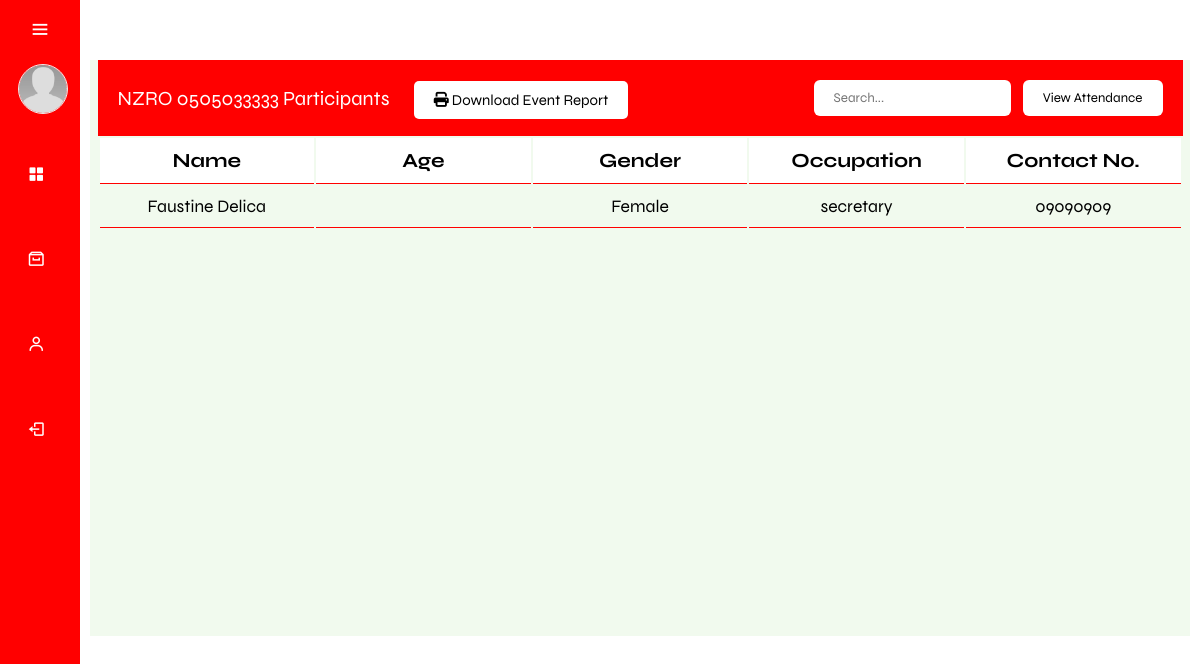
/admin/participants_check.php?eventTitle=NZRO 0505033333, run on the app's committed database.
### tables this page shows
CREATE TABLE `eventparticipants` (
  `participant_id` int(11) NOT NULL,
  `event_id` int(11) DEFAULT NULL,
  `UserID` int(11) DEFAULT NULL
);

CREATE TABLE `user` (
  `UserID` int(15) NOT NULL,
  `LastName` varchar(50) NOT NULL,
  `FirstName` varchar(50) NOT NULL,
  `MI` varchar(2) NOT NULL,
  `Gender` varchar(50) NOT NULL,
  `Age` int(50) DEFAULT NULL,
  `Email` varchar(100) NOT NULL,
  `Password` varchar(255) NOT NULL,
  `ContactNo` varchar(15) NOT NULL,
  `Address` varchar(200) DEFAULT NULL,
  `Affiliation` varchar(50) NOT NULL,
  `Position` varchar(50) NOT NULL,
  `Image` varchar(250) DEFAULT NULL,
  `EducationalAttainment` varchar(200) DEFAULT NULL,
  `Role` varchar(50) NOT NULL
);

### admin/participants_check.php (the view, shortened to what this page needs)
<?php
include('../function/F.participants_retrieve.php');
$eventTitle = isset($_GET['eventTitle']) ? urldecode($_GET['eventTitle']) : null;
$eventDetailsSql = "SELECT event_id, event_type, event_mode, date_start, date_end FROM events WHERE event_title = ?";
$eventDetailsStmt = $conn->prepare($eventDetailsSql);
$eventDetailsStmt->bind_param("s", $eventTitle);
$eventDetailsStmt->execute();
$eventDetailsResult = $eventDetailsStmt->get_result();
$eventDetailsRow = $eventDetailsResult->fetch_assoc();
if ($eventDetailsRow) {
    $eventId = $eventDetailsRow['event_id'];
} else {
    die("Event not found.");
}
$participantsSql = "SELECT user.FirstName, user.LastName, user.Age, user.Gender, user.Email, user.Affiliation, user.Position, user.Image, user.ContactNo, user.EducationalAttainment, eventParticipants.UserID FROM eventParticipants INNER JOIN user ON eventParticipants.UserID = user.UserID WHERE eventParticipants.event_id = ?";
$participantsStmt = $conn->prepare($participantsSql);
$participantsStmt->bind_param("i", $eventId);
$participantsStmt->execute();
$participantsResult = $participantsStmt->get_result();
?>
<!DOCTYPE html>
<html lang="en">
<head>
    <link href='https://unpkg.com/boxicons@2.1.4/css/boxicons.min.css' rel='stylesheet'>
    <link rel="stylesheet" href="css/main.css">
</head>
<body>
    <div class="sidebar">
        <div class="top">
            <i class="bx bx-menu" id="btnn"></i>
        </div>
        <div class="user">
            <?php if (!empty($Image)): ?>
                <img src="../assets/img/profilePhoto/<?php echo $Image; ?>" alt="user" class="user-img">
            <?php else: ?>
                <img src="../assets/img/profile.jpg" alt="default user" class="user-img">
            <?php endif; ?>
            <div>
            </div>
        </div>
        <ul>
            <li class="nav-sidebar">
                <a href="adminDashboard.php">
                    <i class="bx bxs-grid-alt"></i>
                </a>
            </li>
            <li class="events-side2 nav-sidebar">
                <a href="#" class="a-events">
                    <i class='bx bx-archive'></i>
                </a>
            </li>
            <li class="events-side nav-sidebar">
                <a href="#" class="a-events">
                    <i class='bx bx-user'></i>
                </a>
            </li>
            <li class="nav-sidebar">
                <a href="../login.php">
                    <i class="bx bx-log-out"></i>
                </a>
            </li>
        </ul>
    </div>
    <div class="main-content">
        <div class="containerr">
            <div class="tables container">
                <div class="table_header">
                    <p>
                        <?php echo isset($eventTitle) ? htmlspecialchars($eventTitle) . ' Participants' : 'Event Title Here'; ?>
                        <a style="margin-left:2rem;" href="#" class="download-button"
                            onclick="confirmDownload('<?php echo urlencode($eventTitle); ?>')">
                            <i class="fa fa-print" aria-hidden="true"></i> Download Event Report
                        </a>
                    </p>
                    <div>
                        <input class="tb_input" placeholder="Search..." oninput="filterTable()">
                        <a
                            href="event_participants.php?eventTitle=<?php echo urlencode($_SESSION['event_data']['eventTitle']); ?>"><button
                                class="add_new">View Attendance</button></a>
                    </div>
                </div>
                <div class="table_section">
                    <table id="userTable" class="tb_eco">
                        <thead class="tb_head">
                            <tr>
                                <th>Name</th>
                                <th>Age</th>
                                <th>Gender</th>
                                <th>Occupation</th>
                                <th>Contact No.</th>
                            </tr>
                        </thead>
                        <tbody>
                            <?php
                            if ($participantsResult->num_rows > 0) {
                                while ($row = $participantsResult->fetch_assoc()) {
                                    $fullName = htmlspecialchars($row['FirstName']) . ' ' . htmlspecialchars($row['LastName']);
                                    $age = htmlspecialchars($row['Age']);
                                    $gender = htmlspecialchars($row['Gender']);
                                    $email = htmlspecialchars($row['Email']);
                                    $affiliation = htmlspecialchars($row['Affiliation']);
                                    $position = htmlspecialchars($row['Position']);
                                    $image = htmlspecialchars($row['Image']);
                                    $contact = htmlspecialchars($row['ContactNo']);
                                    $educationalAttainment = htmlspecialchars($row['EducationalAttainment']);
                                    ?>
                                    <tr
                                        onclick="showProfile('<?php echo $fullName; ?>', '<?php echo $age; ?>', '<?php echo $gender; ?>', '<?php echo $email; ?>', '<?php echo $affiliation; ?>', '<?php echo $position; ?>', '<?php echo $image; ?>' , '<?php echo $contact; ?>', '<?php echo $educationalAttainment; ?>')">
                                        <td><?php echo $fullName; ?></td>
                                        <td><?php echo $age; ?></td>
                                        <td><?php echo $gender; ?></td>
                                        <td><?php echo $position; ?></td>
                                        <td><?php echo $contact; ?></td>
                                    </tr>
                                    <?php
                                }
                            } else {
                                echo "<tr><td colspan='5' style='text-align: center;'>No participants found for this event.</td></tr>";
                            }
                            ?>
                        </tbody>
                    </table>
                </div>
            </div>
        </div>
    </div>
</body>
</html>

### admin/css/main.css (style rules this page uses)
* { font-family: "Syne", sans-serif; margin: 0; padding: 0; box-sizing: border-box; text-decoration: none; outline: none; border: none; }
:root { --header-height: 3.5rem; --first-color: red; --first-color-alt: #1d3557; --first-color-light: hsl(var(--hue), 40%, 80%); --title-color: hsl(var(--hue), 24%, 16%); --text-color: black; --text-color-light: hsl(var(--hue), 8%, 60%); --white-color: hsl(0, 0%, 100%); --body-color: white; --container-color: #f1faee; --box-shadow: 0 .5rem 1rem rgba(0, 0, 0, .2); --light-bg: #FFFCE6; --border: .1rem solid rgba(0,0,0,.2); --body-font: "Syne", sans-serif; --biggest-font-size: 2rem; --h1-font-size: 1.5rem; --h2-font-size: 1.25rem; --h3-font-size: 1rem; --normal-font-size: .938rem; --small-font-size: .813rem; --smaller-font-size: .75rem; --font-regular: 400; --font-medium: 500; --font-semi-bold: 600; --z-tooltip: 10; --z-fixed: 100; --z-modal: 1000; }
html { font-size: 62.5%; overflow-x: hidden; scroll-padding-top: 7rem; scroll-behavior: smooth; }
body { background-color: var(--body-color); }
.container { max-width: 1320px; margin-inline: auto; padding-inline: 0.75rem; margin-top: 5rem; }
.user-img { width: 50px; border-radius: 100%; border: 1px solid #eee; margin-left: 1rem; }
.sidebar { position: fixed; top: 0; left: 0; height: 100vh; width: 80px; background-color: var(--first-color); padding: .4rem .8rem; transition: all 0.5s ease; z-index: 100; }
.sidebar #btnn { position: absolute; color: var(--body-color); top: .4rem; left: 50%; font-size: 2.2rem; line-height: 50px; transform: translateX(-50%); cursor: pointer; }
.user { display: flex; align-items: center; margin: 1rem 0 }
.user img { background-color: var(--first-color); }
.sidebar ul li { position: relative; list-style-type: none; height: 50px; width: 90%; margin: 0.8rem auto; margin-top: 3.5rem; font-size: 1.8rem; }
.sidebar ul li a { color: var(--body-color); display: flex; align-items: center; text-decoration: none; border-radius: 0.8rem; }
.sidebar ul li a i { min-width: 50px; text-align: center; height: 50px; border-radius: 12px; line-height: 50px; }
.main-content { position: relative; background-color: var(--body-color); min-height: 100vh; top: 0; left: 80px; transition: all 0.5s ease; width: calc(100% - 80px); padding: 1rem; }
.events-side , .events-side2 { transition: all 0.5s ease; }
.tables { overflow: hidden; width: 100%; background-color: var(--container-color); }
.table_header { display: flex; justify-content: space-between; align-items: center; padding: 20px; background-color: var(--first-color); }
.table_header p { color: var(--body-color); font-weight: var(--weight-600); font-size: var(--biggest-font-size); }
.add_new { padding: 10px 20px; color: black; background-color: var(--body-color); font-weight: var(--weight-600); border-radius: 6px; cursor: pointer; }
.tables input.tb_input { padding: 10px 20px; margin: 0 10px; outline: none; background-color: var(--body-color); border-radius: 6px; color: black; }
.table_section { height: 500px; overflow: auto; }
table.tb_eco { width: 100%; table-layout: fixed; min-width: 900px; }
thead.tb_head th { position: sticky; top: 0; background-color: var(--body-color); font-size: var(--biggest-font-size); }
table.tb_eco td { font-size: 1.75rem; }
table.tb_eco th, table.tb_eco td { border-bottom: 1px solid var(--first-color); padding: 10px 20px; word-break: break-all; text-align: center; }
.download-button { padding: 10px 20px; font-size: 1.5rem; color: #fff; background-color: #007bff; border: none; border-radius: 5px; cursor: pointer; text-decoration: none; }

### admin/participants_check.php (style rules this page uses)
.download-button { color: black; background-color: white; }

### data on the page
eventparticipants: UserID.LastName "Faustine Delica", UserID.Gender "Female", UserID.Position "secretary", UserID.ContactNo "09090909"

### other printed values
$eventTitle "NZRO 0505033333"
